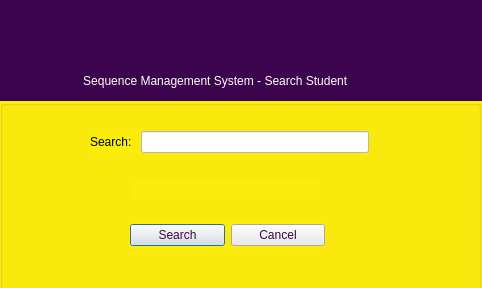
<?xml version="1.0" encoding="UTF-8"?>
<ui version="4.0">
 <class>Searchdialog</class>
 <widget class="QDialog" name="Searchdialog">
  <property name="geometry">
   <rect>
    <x>0</x>
    <y>0</y>
    <width>482</width>
    <height>288</height>
   </rect>
  </property>
  <property name="minimumSize">
   <size>
    <width>482</width>
    <height>288</height>
   </size>
  </property>
  <property name="maximumSize">
   <size>
    <width>482</width>
    <height>288</height>
   </size>
  </property>
  <property name="windowTitle">
   <string>Searchdialog</string>
  </property>
  <property name="styleSheet">
   <string notr="true">background-color: rgb(252, 236, 12);</string>
  </property>
  <widget class="QGroupBox" name="groupBox">
   <property name="geometry">
    <rect>
     <x>0</x>
     <y>100</y>
     <width>481</width>
     <height>191</height>
    </rect>
   </property>
   <property name="minimumSize">
    <size>
     <width>481</width>
     <height>191</height>
    </size>
   </property>
   <property name="maximumSize">
    <size>
     <width>481</width>
     <height>191</height>
    </size>
   </property>
   <property name="title">
    <string/>
   </property>
   <widget class="QLabel" name="resultLabel">
    <property name="geometry">
     <rect>
      <x>150</x>
      <y>40</y>
      <width>171</width>
      <height>21</height>
     </rect>
    </property>
    <property name="text">
     <string/>
    </property>
   </widget>
   <widget class="QLabel" name="resultlabel">
    <property name="geometry">
     <rect>
      <x>130</x>
      <y>80</y>
      <width>191</width>
      <height>21</height>
     </rect>
    </property>
    <property name="text">
     <string/>
    </property>
   </widget>
   <widget class="QWidget" name="layoutWidget">
    <property name="geometry">
     <rect>
      <x>90</x>
      <y>30</y>
      <width>279</width>
      <height>24</height>
     </rect>
    </property>
    <layout class="QGridLayout" name="gridLayout">
     <item row="0" column="1">
      <widget class="QLineEdit" name="idLine">
       <property name="styleSheet">
        <string notr="true">background-color: rgb(255, 255, 255);</string>
       </property>
      </widget>
     </item>
     <item row="0" column="0">
      <widget class="QLabel" name="searchLabel">
       <property name="styleSheet">
        <string notr="true"/>
       </property>
       <property name="text">
        <string>Search: </string>
       </property>
      </widget>
     </item>
    </layout>
   </widget>
   <widget class="QWidget" name="layoutWidget">
    <property name="geometry">
     <rect>
      <x>130</x>
      <y>120</y>
      <width>195</width>
      <height>30</height>
     </rect>
    </property>
    <layout class="QGridLayout" name="gridLayout_2">
     <item row="0" column="0">
      <widget class="QPushButton" name="searchButton">
       <property name="styleSheet">
        <string notr="true">color: rgb(60, 4, 76);
background-color: rgb(234, 234, 234);</string>
       </property>
       <property name="text">
        <string>Search</string>
       </property>
      </widget>
     </item>
     <item row="0" column="1">
      <widget class="QPushButton" name="cancelButton">
       <property name="styleSheet">
        <string notr="true">color: rgb(60, 4, 76);
background-color: rgb(234, 234, 234);</string>
       </property>
       <property name="text">
        <string>Cancel</string>
       </property>
      </widget>
     </item>
    </layout>
   </widget>
  </widget>
  <widget class="QLabel" name="label_3">
   <property name="geometry">
    <rect>
     <x>-4</x>
     <y>-4</y>
     <width>491</width>
     <height>71</height>
    </rect>
   </property>
   <property name="styleSheet">
    <string notr="true">image: url(:/Images/Images/ublogo.png);
background-color: rgb(60, 4, 76);</string>
   </property>
   <property name="text">
    <string/>
   </property>
  </widget>
  <widget class="QLabel" name="label_4">
   <property name="geometry">
    <rect>
     <x>0</x>
     <y>60</y>
     <width>491</width>
     <height>41</height>
    </rect>
   </property>
   <property name="styleSheet">
    <string notr="true">color: rgb(255, 255, 255);
background-color: rgb(60, 4, 76);</string>
   </property>
   <property name="text">
    <string>                         Sequence Management System - Search Student</string>
   </property>
  </widget>
 </widget>
 <resources/>
 <connections/>
</ui>
